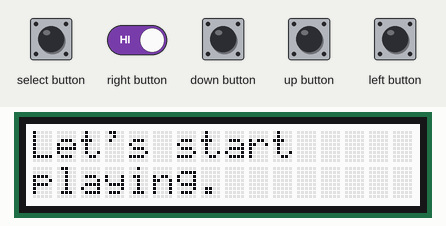
A program run on a simulated Raspberry Pi (BCM pin numbers). On the bench: 16×2 character LCD. The test bench sets the inputs (shaded band); at power-on: down button, left button, right button, select button, up button HIGH. Random numbers come from a fixed seed; what the program prints to the terminal is not drawn.

Above: at 3.2 s.
At 6.3 s:
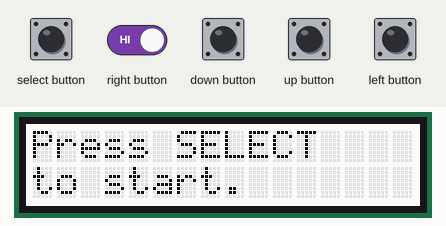
6.4 s: select button pulled LOW for 0.15 s
At 8.5 s:
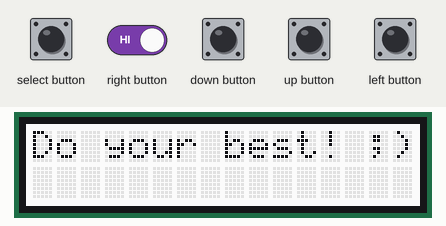
9.5 s: select button driven LOW
12.5 s: select button driven HIGH
15.0 s: up button pulled LOW for 0.15 s
At 17.5 s:
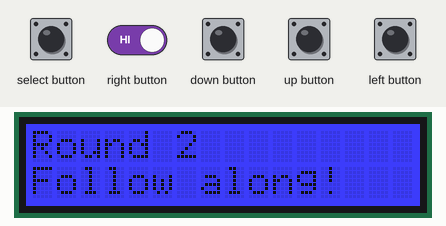
18.1 s: select button driven LOW and right button driven LOW
21.1 s: up button pulled LOW for 1 s
At 22.9 s:
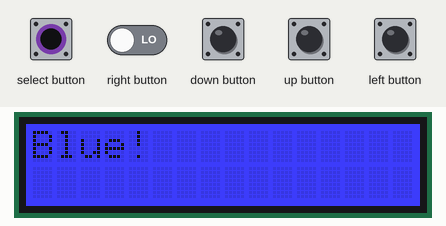
Timing chart, 0 to 24.4 s (numbered marks = the images above; inputs shaded):
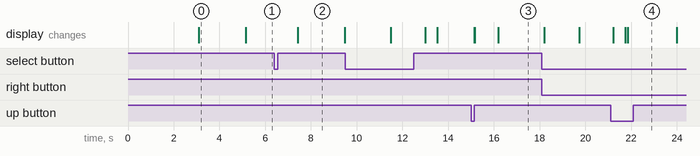

Measured:
- after the input at 6.4 s, the display: changes after 1.0 s (image 2)
- after the input at 15.0 s, the display: first changes after 0.15 s (image 3 shows a later state)
- what the display in image 0 shows lasts 2.0 s, from 3.1 s to 5.1 s

The program:

simon.py
```python
#!/usr/bin/python
# The humble beginnings of my Simon Says game...
import math
import time
import random

import Adafruit_CharLCD as LCD

import requests


# Initialize the LCD using the pins
lcd = LCD.Adafruit_CharLCDPlate()

# Default colors
WHITE = (1, 1, 1)
RED =  (1, 0, 0)
GREEN = (0, 1, 0)
BLUE = (0, 0, 1)
YELLOW = (1, 1, 0)

# Show startup message
def start():
	# Reset light
	lcd.set_color(WHITE[0], WHITE[1], WHITE[2])

	# Show a welcome message
	lcd.message('Sup?! I\'m Pymon.')
	time.sleep(3.0)
	lcd.clear()
	lcd.message('Let\'s start \nplaying.')

	play()

def reset():
	round = 0
	score = 0
	# Pattern starts as an empty list, and a random color is added to it in each round
	pattern = []
	playing = True

# Start game
def play():
	print 'Press Ctrl-C to quit.'

	# Request input
	time.sleep(2.0)
	lcd.clear()
	lcd.message('Press SELECT \nto start.')

	# Make tuple of button value, text, and LED color.
        BUTTONS = ( (LCD.SELECT, 'Select', (1,1,1)),
                (LCD.LEFT,   'Red!'  , (RED[0], RED[1], RED[2])),
                (LCD.UP,     'Blue!'    , (BLUE[0], BLUE[1], BLUE[2])),
                (LCD.DOWN,   'Green!'  , (GREEN[0], GREEN[1], GREEN[2])),
                (LCD.RIGHT,  'Yellow!' , (YELLOW[0], YELLOW[1], YELLOW[2]) )
        )

        # Tuple of color options for the randomly generated pattern; each color is mapped to a button
        COLORS = (BUTTONS[1], BUTTONS[2], BUTTONS[3], BUTTONS[4])

	# If SELECT is pressed
	while True:
                # The playing flag must be initialized from the very beginning
                playing = False;
		if lcd.is_pressed(LCD.SELECT) and not playing:
			# Encouragement!
			time.sleep(1.0)
			lcd.clear()
			lcd.message('Do your best! ;)')
			time.sleep(2.0)

			# Reset game values and start game
                        playing = True
                        round = 0
                        score = 0
                        pattern = []

			while playing:
				# Add random color item to pattern list, from the 4 available color options
				pattern.append(random.choice(COLORS))
				round = round + 1

				print pattern

				lcd.clear()
				lcd.message("Round " + str(round) + "\nFollow along!")
				time.sleep(2.0)

				for color in pattern:
                                        lcd.clear()
                                        lcd.message(color[1])
                                        lcd.set_color(color[2][0], color[2][1], color[2][2])
                                        time.sleep(1.5)

                                lcd.set_color(WHITE[0], WHITE[1], WHITE[2])
                                time.sleep(0.5)
                                lcd.clear()
                                lcd.message("Your turn:")

                                waiting = True
                                for color in pattern:
                                        print "Player SHOULD press " + color[1]
                                        success = False
                                        button_pressed = False
                                        while not button_pressed:
                                                for button in BUTTONS:
                                                        if lcd.is_pressed(button[0]):
                                                                print "Player pressed " + button[1]
                                                                button_pressed = True
                                                                if button[0] == color[0]:
                                                                        success = True
                                                time.sleep(0.1)
                                        if success:
                                                lcd.set_color(color[2][0], color[2][1], color[2][2])
                                                lcd.clear()
                                                lcd.message(color[1])
                                                time.sleep(1.0)
                                                continue
                                        else:
                                                time.sleep(1.0)
                                                lcd.clear()
                                                lcd.message("Oops!\nGame over. :(")
                                                time.sleep(1.0)
                                                lcd.clear()
                                                lcd.message("Your score: " + str(score) + "\nRound: " + str(round))
                                                time.sleep(2.0)

                                                lcd.clear()
                                                lcd.message("Send score? :D")
                                                time.sleep(1.0)
                                                lcd.clear()
                                                lcd.message("RED = Yes\nYELLOW = No")
                                                while True:
                                                        if lcd.is_pressed(BUTTONS[0][0]):
                                                                lcd.clear()
                                                                lcd.message("Red = YES\nYellow = NO")
                                                        if lcd.is_pressed(BUTTONS[1][0]):
                                                                lcd.clear()
                                                                lcd.message("Your name is \nANON.")
                                                                time.sleep(1.0)
                                                                lcd.clear()
                                                                lcd.message("Sending...")
                                                                time.sleep(1.0)
                                                                lcd.clear()
                                                                print "Sending score to server."
                                                                r = requests.post("http://arwym.com/gamescores/api/scores", data = {'game_id': 3, 'value': score})
                                                                print r.text
                                                                if (r.status_code == 200):
                                                                        lcd.message("Done!")
                                                                else:
                                                                        lcd.message("Failed to send \nscore. Sorry!")
                                                                time.sleep(2.0)
                                                                lcd.clear()
                                                                start()
                                                        if lcd.is_pressed(BUTTONS[4][0]):
                                                                lcd.clear()
                                                                lcd.message("OK!\nSee you!")
                                                                time.sleep(2.0)
                                                                lcd.clear()
                                                                start()
                                                        continue
                                                continue
                                score = score + 5

# Run code
start()
```
